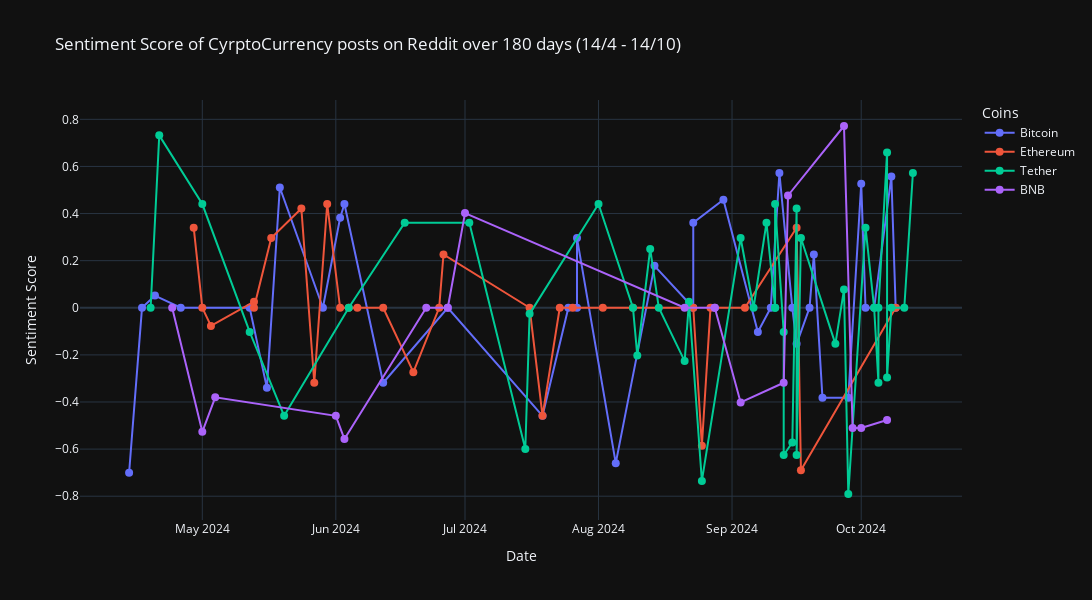

Notebook code cell kept with this figure:
### Code cell
import plotly.graph_objects as go

coin_names = ['Bitcoin', 'Ethereum', 'Tether', 'BNB']

dataframes = [bitcoin_df, ethereum_df, tether_df, bnb_df]

fig = go.Figure()

for dataframe in dataframes:
    dataframe['date'] = pd.to_datetime(dataframe['date'])
    dataframe.sort_values('date', inplace=True)
    
#add traces for each df
for i, (dataframe, name) in enumerate(zip(dataframes, coin_names)):
    fig.add_trace(go.Scatter(
        x=dataframe['date'], 
        y=dataframe['sentiment'], 
        mode='lines+markers', 
        name=name,
        marker=dict(size=8),
        line=dict(width=2),
        hoverinfo='text',
        text=[f"Date: {dataframe['date'].iloc[j].date()}<br>Title: {dataframe['title'].iloc[j]}<br>Sentiment: {dataframe['sentiment'].iloc[j]}" for j in range(len(dataframe))]
    ))

fig.update_layout(
    title='Sentiment Score of CyrptoCurrency posts on Reddit over 180 days (14/4 - 14/10)',
    xaxis_title="Date",
    yaxis_title='Sentiment Score',
    legend_title='Coins',
    width=1200,
    height=600,
    template="plotly_dark"
)

fig.show()

# fig.write_html('./HTML/coin_sentiment_score.html')

### Figure 1 — Plotly figure (JSON) as saved in the notebook; plotly's stock layout.template omitted (floating-point values rounded to 4 significant figures)
{"data": [{"hoverinfo": "text", "line": {"width": 2}, "marker": {"size": 8}, "mode": "lines+markers", "name": "Bitcoin", "text": ["Date: 2024-04-14<br>Title: Crypto Markets Suffer a $400 Billion Loss Amid Bitcoin's $10k Decline in 48 Hours<br>Sentiment: -0.7003", "Date: 2024-04-17<br>Title: Kraken Bitcoin Halving Giveaway Competition<br>Sentiment: 0.0", "Date: 2024-04-20<br>Title: Bitcoin completes its fourth halving, block rewards now stand at 3.125 BTC<br>Sentiment: 0.0516", "Date: 2024-04-26<br>Title: eXch Bitcoin Post-Halving Giveaway Competition<br>Sentiment: 0.0", "Date: 2024-05-12<br>Title: ✨ 2 years ago today, this legend dropped one of the most iconic Reddit posts about Bitcoin.<br>Sentiment: 0.0", "Date: 2024-05-16<br>Title: 13 years ago today, a $110 million Bitcoin mistake ✨<br>Sentiment: -0.34", "Date: 2024-05-19<br>Title: Elon bragging about his \"diamond hands,\" exactly 3 years ago. He's since sold $2 billion worth of Bitcoin 💀<br>Sentiment: 0.5106", "Date: 2024-05-29<br>Title: Bitcoin price: $8. Legend 🔥<br>Sentiment: 0.0", "Date: 2024-06-02<br>Title: ✨ 50 Cent accepting Bitcoin for his new album, 10 years ago in 2014. He earned 700 BTC ‼️<br>Sentiment: 0.3818", "Date: 2024-06-03<br>Title: ✨ Apple co-founder on what makes Bitcoin truly unique at $7k in 2018<br>Sentiment: 0.4404", "Date: 2024-06-12<br>Title: In a Bizarre Statement, Trump Says Bitcoin Should Only be Mined in the US<br>Sentiment: -0.3182", "Date: 2024-06-27<br>Title: Bitcoin whale donates 8 BTC to Julian Assange, covers private jet costs <br>Sentiment: 0.0", "Date: 2024-07-19<br>Title: This outrage is insane, BUT, Ethereum and Bitcoin are still... working.<br>Sentiment: -0.4588", "Date: 2024-07-25<br>Title: Kamala Harris 'Will Not Be Speaking' at Bitcoin Conference: CEO - Decrypt<br>Sentiment: 0.0", "Date: 2024-07-27<br>Title: RFK Jr. says he stores 'most' of his millions in Bitcoin<br>Sentiment: 0.0", "Date: 2024-07-27<br>Title: Edward Snowden Tells Bitcoin Fans to Vote—But ‘Don’t Join a Cult’ - Decrypt<br>Sentiment: 0.296", "Date: 2024-08-05<br>Title: Bitcoin dips to $53K after Bank of Japan’s rate hike, Ether follows drop as global market panic ensues<br>Sentiment: -0.6597", "Date: 2024-08-14<br>Title: Read JD Vance's financial disclosure, which includes at least $4 million in total assets and $250,000 in bitcoin<br>Sentiment: 0.1779", "Date: 2024-08-23<br>Title: 14 years ago there was a website (faucet) that gave 5 Bitcoins to visitors<br>Sentiment: 0.0", "Date: 2024-08-23<br>Title: Man who begged everyone to buy just $1 of Bitcoin in 2013 revealed what his life looks like now<br>Sentiment: 0.3612", "Date: 2024-08-30<br>Title: El Salvador's $135M Bitcoin bet now worth $400M—President Bukele says we have done well<br>Sentiment: 0.4588", "Date: 2024-09-07<br>Title: Crypto market enters ‘extreme fear’ as analysts warn of Bitcoin below $50K<br>Sentiment: -0.1027", "Date: 2024-09-10<br>Title: MicroStrategy's Michael Saylor Predicts Bitcoin Price Will Rise to $13 Million<br>Sentiment: 0.0", "Date: 2024-09-12<br>Title: Bitcoin could soon hit six figures regardless of who wins U.S. election, investors say<br>Sentiment: 0.5719", "Date: 2024-09-15<br>Title: ‘Shock And Awe’—China Could Be About To Trigger A $1.4 Trillion Bitcoin And Crypto Price Earthquake<br>Sentiment: 0.0", "Date: 2024-09-16<br>Title: Residents of a Norwegian town complained about a Bitcoin mine's noise; now that it’s shut down, they face a 20% energy bill hike<br>Sentiment: -0.1531", "Date: 2024-09-19<br>Title: Rare photo of an early Bitcoin order book, taken exactly 13 years ago. 25 BTC cost $100 ✨\n<br>Sentiment: 0.0", "Date: 2024-09-20<br>Title: MicroStrategy buys Bitcoin worth $458m, total holdings hit 252,220 BTC<br>Sentiment: 0.2263", "Date: 2024-09-22<br>Title: Ancient Bitcoin Addresses Abruptly Wake Up After Lying Low Since 2009, Move 250 BTC at 8,000,000,000%+ Profit - The Daily Hodl<br>Sentiment: -0.3818", "Date: 2024-09-28<br>Title: A ‘Rapid Pace’ $100,000 Bitcoin Price Earthquake Is Suddenly Predicted To Shock Crypto<br>Sentiment: -0.3818", "Date: 2024-10-01<br>Title: Bitcoin Surges 7.3% in September, Marking Its Biggest Gain in 11 Years<br>Sentiment: 0.5267", "Date: 2024-10-02<br>Title: How to Invest in Bitcoin - Proper Way vs Our Way<br>Sentiment: 0.0", "Date: 2024-10-04<br>Title: Mark Cuban saying he'd buy bananas over Bitcoin, 5 years ago. Bitcoin is up 6x since 💀<br>Sentiment: 0.0", "Date: 2024-10-08<br>Title: Supreme Court Allows the US to Sell 69,370 Seized Silk Road Bitcoin<br>Sentiment: 0.5574", "Date: 2024-10-09<br>Title: ‘I'm Not Satoshi’: HBO Documentary Money Electric Misfires on Bitcoin Creator Reveal - Decrypt<br>Sentiment: 0.0"], "type": "scatter", "x": ["2024-04-14T00:00:00", "2024-04-17T00:00:00", "2024-04-20T00:00:00", "2024-04-26T00:00:00", "2024-05-12T00:00:00", "2024-05-16T00:00:00", "2024-05-19T00:00:00", "2024-05-29T00:00:00", "2024-06-02T00:00:00", "2024-06-03T00:00:00", "2024-06-12T00:00:00", "2024-06-27T00:00:00", "2024-07-19T00:00:00", "2024-07-25T00:00:00", "2024-07-27T00:00:00", "2024-07-27T00:00:00", "2024-08-05T00:00:00", "2024-08-14T00:00:00", "2024-08-23T00:00:00", "2024-08-23T00:00:00", "2024-08-30T00:00:00", "2024-09-07T00:00:00", "2024-09-10T00:00:00", "2024-09-12T00:00:00", "2024-09-15T00:00:00", "2024-09-16T00:00:00", "2024-09-19T00:00:00", "2024-09-20T00:00:00", "2024-09-22T00:00:00", "2024-09-28T00:00:00", "2024-10-01T00:00:00", "2024-10-02T00:00:00", "2024-10-04T00:00:00", "2024-10-08T00:00:00", "2024-10-09T00:00:00"], "y": [-0.7003, 0, 0.0516, 0, 0, -0.34, 0.5106, 0, 0.3818, 0.4404, -0.3182, 0, -0.4588, 0, 0, 0.296, -0.6597, 0.1779, 0, 0.3612, 0.4588, -0.1027, 0, 0.5719, 0, -0.1531, 0, 0.2263, -0.3818, -0.3818, 0.5267, 0, 0, 0.5574, 0]}, {"hoverinfo": "text", "line": {"width": 2}, "marker": {"size": 8}, "mode": "lines+markers", "name": "Ethereum", "text": ["Date: 2024-04-29<br>Title: SEC considers Ethereum unregistered security for at least a year: FOX Business<br>Sentiment: 0.34", "Date: 2024-05-01<br>Title: Ethereum drops below $3k as liquidations hit $320 million<br>Sentiment: 0.0", "Date: 2024-05-03<br>Title: SEC will classify ETH as security and reject spot Ethereum ETFs, says Michael Saylor<br>Sentiment: -0.0772", "Date: 2024-05-13<br>Title: Ethereum Gas Prices Plummet 93% to Reach Rock-Bottom Levels<br>Sentiment: 0.0258", "Date: 2024-05-13<br>Title: Visa, Mastercard, JPMorgan And Citi Reveal Game-Changing Crypto Plan For ‘Mass Institutional Adoption’ After Bitcoin, Ethereum And XRP Price Pump<br>Sentiment: 0.0", "Date: 2024-05-17<br>Title: Former CEO of MicroStrategy, Michael Saylor, believes that the SEC will classify Ethereum as a security this summer and reject the corresponding applications for spot ETFs. In his opinion, only BTC has full institutional recognition, calling it the “only universal” institutional-level crypto asset<br>Sentiment: 0.296", "Date: 2024-05-24<br>Title: Ethereum Spot ETFs Approved by SEC<br>Sentiment: 0.4215", "Date: 2024-05-27<br>Title: Ethereum Nears Critical $4,200 Resistance: Will ETH Surge to a New ATH Soon?<br>Sentiment: -0.3182", "Date: 2024-05-30<br>Title: All the meme coins moving to Solana is a good thing for Ethereum<br>Sentiment: 0.4404", "Date: 2024-06-02<br>Title: Altseason incoming? Ethereum reclaims key trend line against Bitcoin<br>Sentiment: 0.0", "Date: 2024-06-04<br>Title: Kraken Witnesses Largest Bitcoin and Ethereum Outflows Since 2017: What's Behind the Trend?<br>Sentiment: 0.0", "Date: 2024-06-06<br>Title: VanEck Predicts Ethereum Price to Hit $22,000 by 2030<br>Sentiment: 0.0", "Date: 2024-06-12<br>Title: Biggest Bank in the World Says Ethereum Is ‘Digital Oil,’ Bitcoin ‘Digital Gold’: Report<br>Sentiment: 0.0", "Date: 2024-06-19<br>Title: The SEC closes investigation into Ethereum 2.0, no securities charges against ETH: Consensys<br>Sentiment: -0.2732", "Date: 2024-06-25<br>Title: \"It will soon be confirmed that Ethereum is not a security\": Galaxy<br>Sentiment: 0.0", "Date: 2024-06-26<br>Title: Ethereum’s supply has been inflating for 73 days straight<br>Sentiment: 0.2263", "Date: 2024-07-16<br>Title: Ethereum ETFs to launch July 23, Bloomberg analyst says<br>Sentiment: 0.0", "Date: 2024-07-19<br>Title: This outrage is insane, BUT, Ethereum and Bitcoin are still... working.<br>Sentiment: -0.4588", "Date: 2024-07-23<br>Title: BlackRock's spot Ethereum ETF begins pre-market trading<br>Sentiment: 0.0", "Date: 2024-07-26<br>Title: Blackrock foresees “very little interest” in crypto ETFs beyond Bitcoin, Ethereum <br>Sentiment: 0.0", "Date: 2024-08-02<br>Title: 2025 Bull Run: Analyst Predicts Bitcoin at $250K, Ethereum at $15K<br>Sentiment: 0.0", "Date: 2024-08-09<br>Title: Ethereum Can't Keep Up With Bitcoin Or Solana: What's Going On? - Decrypt<br>Sentiment: 0.0", "Date: 2024-08-23<br>Title: Sony is launching an Ethereum L2 called Soneium to 'realize the open internet'<br>Sentiment: 0.0", "Date: 2024-08-25<br>Title: Ethereum Foundation Criticized for Lack of Transparency in $100 Million Kraken Transfer<br>Sentiment: -0.5859", "Date: 2024-08-27<br>Title: Can Ethereum regain momentum and outperform Bitcoin in 2024?<br>Sentiment: 0.0", "Date: 2024-09-04<br>Title: Ethereum activity hit ATHs as fees plunge 99%<br>Sentiment: 0.0", "Date: 2024-09-16<br>Title: Early Ethereum investor sells 350 ETH after 8.5 years, 446x gains realized<br>Sentiment: 0.34", "Date: 2024-09-17<br>Title: Ethereum falls to new 42-month low vs. Bitcoin — Bottom or more pain ahead?<br>Sentiment: -0.6901", "Date: 2024-10-09<br>Title: This User Paid $700K for a Single Ethereum Transaction<br>Sentiment: 0.0"], "type": "scatter", "x": ["2024-04-29T00:00:00", "2024-05-01T00:00:00", "2024-05-03T00:00:00", "2024-05-13T00:00:00", "2024-05-13T00:00:00", "2024-05-17T00:00:00", "2024-05-24T00:00:00", "2024-05-27T00:00:00", "2024-05-30T00:00:00", "2024-06-02T00:00:00", "2024-06-04T00:00:00", "2024-06-06T00:00:00", "2024-06-12T00:00:00", "2024-06-19T00:00:00", "2024-06-25T00:00:00", "2024-06-26T00:00:00", "2024-07-16T00:00:00", "2024-07-19T00:00:00", "2024-07-23T00:00:00", "2024-07-26T00:00:00", "2024-08-02T00:00:00", "2024-08-09T00:00:00", "2024-08-23T00:00:00", "2024-08-25T00:00:00", "2024-08-27T00:00:00", "2024-09-04T00:00:00", "2024-09-16T00:00:00", "2024-09-17T00:00:00", "2024-10-09T00:00:00"], "y": [0.34, 0, -0.0772, 0.0258, 0, 0.296, 0.4215, -0.3182, 0.4404, 0, 0, 0, 0, -0.2732, 0, 0.2263, 0, -0.4588, 0, 0, 0, 0, 0, -0.5859, 0, 0, 0.34, -0.6901, 0]}, {"hoverinfo": "text", "line": {"width": 2}, "marker": {"size": 8}, "mode": "lines+markers", "name": "Tether", "text": ["Date: 2024-04-19<br>Title: Why the Big Four apparently won’t audit Tethers $108bn reserves<br>Sentiment: 0.0", "Date: 2024-04-21<br>Title: If the Tether Treasury keeps on minting USDT like this, what makes them different from the government that prints fiat money? What will happen in the future if it stays like this?<br>Sentiment: 0.7319", "Date: 2024-05-01<br>Title: Tether reports record $4.52 billion Q1 profit<br>Sentiment: 0.4404", "Date: 2024-05-12<br>Title: US Scrutiny of Tether Could Disrupt Crypto Ecosystem, Ripple CEO Warns <br>Sentiment: -0.1027", "Date: 2024-05-20<br>Title: If Tether (USDT) doesn’t comply in the EU, Kraken and others could be forced to delist it ahead of the upcoming MiCA regulation in July<br>Sentiment: -0.4588", "Date: 2024-06-04<br>Title: ‘Inevitable’ – Tether Co-Founder Says China Is Going To Open Up to Crypto: Report<br>Sentiment: 0.0", "Date: 2024-06-17<br>Title: Tether introduces its new gold-backed digital asset called Alloy<br>Sentiment: 0.3612", "Date: 2024-07-02<br>Title: EU banning stablecoins like Tether / from June 30th 2024<br>Sentiment: 0.3612", "Date: 2024-07-15<br>Title: Tether freezes $28m in USDT linked to Cambodian fraud<br>Sentiment: -0.5994", "Date: 2024-07-16<br>Title: Tether Freezes $29,620,000 in Tron Address With Links to Cambodian Ruling Family: Report<br>Sentiment: -0.0258", "Date: 2024-08-01<br>Title: Tether generates a record $5.2 billion profit in first half of the year.<br>Sentiment: 0.4404", "Date: 2024-08-09<br>Title: Tether mints $1.3B USDT since market bottom — Can it push Bitcoin above $65K?<br>Sentiment: 0.0", "Date: 2024-08-10<br>Title: Celsius Sues Tether for $2.4 Billion Over BTC Liquidation, Tether says it will Defend Itself Against “Shake Down” Litigation Commenced by Celsius<br>Sentiment: -0.2023", "Date: 2024-08-13<br>Title: Tether Co-Founder Faces the Unraveling of a Crypto Dream in Puerto Rico<br>Sentiment: 0.25", "Date: 2024-08-15<br>Title: Tether Transfers $955M USDT to Kraken, Sparking Market Shift Speculations<br>Sentiment: 0.0", "Date: 2024-08-21<br>Title: Tether Treasury minted 1 billion USDT. Since the crash on August 5, 2024, Tether has continuously transferred USDT to various exchanges such as Coinbase, Kraken, OKX, and Binance via wallet 0x1db (likely Cumberland), totaling 1.476B USDT.<br>Sentiment: -0.2263", "Date: 2024-08-22<br>Title: Tether backing betting<br>Sentiment: 0.0258", "Date: 2024-08-25<br>Title: Tether and DOJ Team Up to Combat 'Pig Butchering' Scams, Recovering Millions<br>Sentiment: -0.7351", "Date: 2024-09-03<br>Title: Tether Decides Against Creating Its Own Blockchain Amid Market Saturation<br>Sentiment: 0.296", "Date: 2024-09-06<br>Title: When Tether flips Ethereum by m/cap will that be the point the majority of the crypto community finally calls it out? <br>Sentiment: 0.0", "Date: 2024-09-09<br>Title: Tether addresses $102 million agricultural investment: land is \"crucial asset class\"<br>Sentiment: 0.3612", "Date: 2024-09-11<br>Title: Does Tether create systemic risk for the US?<br>Sentiment: 0.0", "Date: 2024-09-11<br>Title: Tether Invests $100M in Agriculture Amid Rising Stablecoin Competition<br>Sentiment: 0.0", "Date: 2024-09-11<br>Title: Tether has achieved higher profits than BlackRock<br>Sentiment: 0.4404", "Date: 2024-09-13<br>Title: Consumer protection watchdog warns about Tether's reserves<br>Sentiment: -0.1027", "Date: 2024-09-13<br>Title: Consumer Watchdog Calls Tether a 'Disaster for Consumers Waiting to Happen' - Decrypt<br>Sentiment: -0.6249", "Date: 2024-09-15<br>Title: “Tether is a 118 Billion Dollar Scam; Bigger Than FTX & Bernie Madoff Combined”: Cyber Capital Founder Justin Bons Claims<br>Sentiment: -0.5719", "Date: 2024-09-16<br>Title: Another 1B USDT minted at Tether Treasuries, Paolo Ardoino clarifies allocation<br>Sentiment: 0.4215", "Date: 2024-09-16<br>Title: Tether Is the Biggest Crypto Scam Ever, Warns Cyber Capital Founder<br>Sentiment: -0.6249", "Date: 2024-09-17<br>Title: Tether's market share grows from 55% to 75% in the last 2 years | Cryptopolitan<br>Sentiment: 0.296", "Date: 2024-09-25<br>Title: 'Uptober' looms for crypto as Tether's market cap hits a record high<br>Sentiment: -0.1531", "Date: 2024-09-27<br>Title: Robinhood Plans to Enter the Stablecoin Market: Can It Challenge Tether?<br>Sentiment: 0.0772", "Date: 2024-09-28<br>Title: FBI Recovers Over $6 Million in Stolen Cryptocurrency: Tether Linked to International Fraud Scheme<br>Sentiment: -0.7906", "Date: 2024-10-02<br>Title: Tether USDT Market Cap Reaches All Time High of 120 Billions | Data on Tether Market Cap and Share | September 2024<br>Sentiment: 0.34", "Date: 2024-10-04<br>Title: Tether is ‘best friend’ of US, says CEO Paolo Ardoino<br>Sentiment: 0.0", "Date: 2024-10-05<br>Title: Vitalik Donates Ether to “Free Alexey & Roman” Campaign After Dumping Memecoins and Tether’s USDT<br>Sentiment: -0.3182", "Date: 2024-10-05<br>Title: Coinbase to Delist Tether and Other Non-Compliant Stablecoins Ahead of MiCA Compliance in Europe<br>Sentiment: 0.0", "Date: 2024-10-07<br>Title: The Impressive Amount of Treasury Bonds Tether Holds Surpasses Entire Nations!<br>Sentiment: 0.6588", "Date: 2024-10-07<br>Title: Tether teases USDT documentary on 10th anniversary<br>Sentiment: -0.296", "Date: 2024-10-08<br>Title: Tether user base hits 350M in 2024 following 24% surge<br>Sentiment: 0.0", "Date: 2024-10-11<br>Title: Tether CEO Open to Big Four Audit in Transparency Drive<br>Sentiment: 0.0", "Date: 2024-10-13<br>Title: Stablecoin Giant Tether Celebrates 10th Anniversary: The Journey So Far<br>Sentiment: 0.5719"], "type": "scatter", "x": ["2024-04-19T00:00:00", "2024-04-21T00:00:00", "2024-05-01T00:00:00", "2024-05-12T00:00:00", "2024-05-20T00:00:00", "2024-06-04T00:00:00", "2024-06-17T00:00:00", "2024-07-02T00:00:00", "2024-07-15T00:00:00", "2024-07-16T00:00:00", "2024-08-01T00:00:00", "2024-08-09T00:00:00", "2024-08-10T00:00:00", "2024-08-13T00:00:00", "2024-08-15T00:00:00", "2024-08-21T00:00:00", "2024-08-22T00:00:00", "2024-08-25T00:00:00", "2024-09-03T00:00:00", "2024-09-06T00:00:00", "2024-09-09T00:00:00", "2024-09-11T00:00:00", "2024-09-11T00:00:00", "2024-09-11T00:00:00", "2024-09-13T00:00:00", "2024-09-13T00:00:00", "2024-09-15T00:00:00", "2024-09-16T00:00:00", "2024-09-16T00:00:00", "2024-09-17T00:00:00", "2024-09-25T00:00:00", "2024-09-27T00:00:00", "2024-09-28T00:00:00", "2024-10-02T00:00:00", "2024-10-04T00:00:00", "2024-10-05T00:00:00", "2024-10-05T00:00:00", "2024-10-07T00:00:00", "2024-10-07T00:00:00", "2024-10-08T00:00:00", "2024-10-11T00:00:00", "2024-10-13T00:00:00"], "y": [0, 0.7319, 0.4404, -0.1027, -0.4588, 0, 0.3612, 0.3612, -0.5994, -0.0258, 0.4404, 0, -0.2023, 0.25, 0, -0.2263, 0.0258, -0.7351, 0.296, 0, 0.3612, 0, 0, 0.4404, -0.1027, -0.6249, -0.5719, 0.4215, -0.6249, 0.296, -0.1531, 0.0772, -0.7906, 0.34, 0, -0.3182, 0, 0.6588, -0.296, 0, 0, 0.5719]}, {"hoverinfo": "text", "line": {"width": 2}, "marker": {"size": 8}, "mode": "lines+markers", "name": "BNB", "text": ["Date: 2024-04-24<br>Title: US seeks 36 months' jail for Binance founder Zhao<br>Sentiment: 0.0", "Date: 2024-05-01<br>Title: Binance founder Changpeng Zhao sentenced to four months in prison<br>Sentiment: -0.5267", "Date: 2024-05-04<br>Title: Withdraw your XMR from Binance until May 20 or lost everything!<br>Sentiment: -0.3802", "Date: 2024-06-01<br>Title: The Fall of CZ: Binance Founder Begins Prison Sentence<br>Sentiment: -0.4588", "Date: 2024-06-03<br>Title: Hackers exploit Chrome plugin to steal millions from Binance accounts<br>Sentiment: -0.5574", "Date: 2024-06-22<br>Title: Chainlink Unlocks $295 Million in LINK Tokens, Transfers $264 Million to Binance<br>Sentiment: 0.0", "Date: 2024-06-27<br>Title: Dormant Bitcoin miner sends $3m to Binance after 14 years of inactivity<br>Sentiment: 0.0", "Date: 2024-07-01<br>Title: Bitcoin Wallet Last Active in the Satoshi Era Moved 50 BTC to Binance<br>Sentiment: 0.4019", "Date: 2024-08-21<br>Title: BlackRock’s Bitcoin Stash Nears 350,000, Trails Only Satoshi and Binance<br>Sentiment: 0.0", "Date: 2024-08-28<br>Title: Binance complies with Israeli request, seizes Palestinian funds<br>Sentiment: 0.0", "Date: 2024-08-28<br>Title: Binance seizes Palestinian funds at Israel's request<br>Sentiment: 0.0", "Date: 2024-09-03<br>Title: Why Are You Doing This To Me?’: Detained Binance Exec.\n<br>Sentiment: -0.4019", "Date: 2024-09-13<br>Title: Whale Withdraws $45 Million in Bitcoin from Binance After $40 Million Loss<br>Sentiment: -0.3182", "Date: 2024-09-14<br>Title: SEC clarifies and admits that cryptocurrencies are not \"securities\" in Binance case<br>Sentiment: 0.4767", "Date: 2024-09-27<br>Title: The world's richest inmate is free. What will Binance billionaire 'CZ' do next?<br>Sentiment: 0.7717", "Date: 2024-09-29<br>Title: Binance’s CZ makes his first tweet after release from prison<br>Sentiment: -0.5106", "Date: 2024-10-01<br>Title: Binance founder CZ made over $25 million per day while in prison, report<br>Sentiment: -0.5106", "Date: 2024-10-07<br>Title: Binance rejected 86% of requests by Israel to freeze Palestinian users’ crypto wallet<br>Sentiment: -0.4767"], "type": "scatter", "x": ["2024-04-24T00:00:00", "2024-05-01T00:00:00", "2024-05-04T00:00:00", "2024-06-01T00:00:00", "2024-06-03T00:00:00", "2024-06-22T00:00:00", "2024-06-27T00:00:00", "2024-07-01T00:00:00", "2024-08-21T00:00:00", "2024-08-28T00:00:00", "2024-08-28T00:00:00", "2024-09-03T00:00:00", "2024-09-13T00:00:00", "2024-09-14T00:00:00", "2024-09-27T00:00:00", "2024-09-29T00:00:00", "2024-10-01T00:00:00", "2024-10-07T00:00:00"], "y": [0, -0.5267, -0.3802, -0.4588, -0.5574, 0, 0, 0.4019, 0, 0, 0, -0.4019, -0.3182, 0.4767, 0.7717, -0.5106, -0.5106, -0.4767]}], "layout": {"height": 600, "legend": {"title": {"text": "Coins"}}, "title": {"text": "Sentiment Score of CyrptoCurrency posts on Reddit over 180 days (14/4 - 14/10)"}, "width": 1200, "xaxis": {"title": {"text": "Date"}}, "yaxis": {"title": {"text": "Sentiment Score"}}}}
